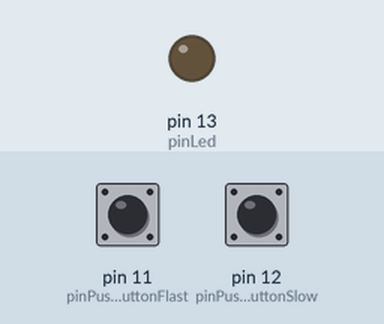
Recording of a sketch running on a simulated Arduino Uno, built with avr-gcc and run on an emulated ATmega328P. On the bench: output pins drawn as LEDs (lit = HIGH). Dashed ring = blinking. Inputs (shaded band) come from the test bench; at power-on: pin 11 (pinPushbuttonFlast) HIGH, pin 12 (pinPushbuttonSlow) HIGH.

Above: at 1.2 s.
1.3 s: pin 11 (pinPushbuttonFlast) pulled LOW for 3.2 s
At 2.2 s:
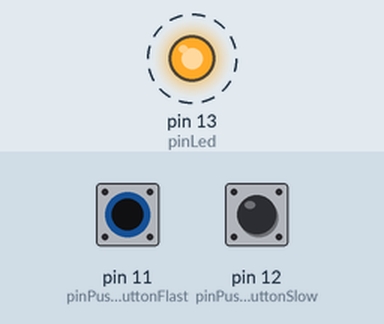
6.8 s: pin 12 (pinPushbuttonSlow) pulled LOW for 3.2 s
At 8.1 s:
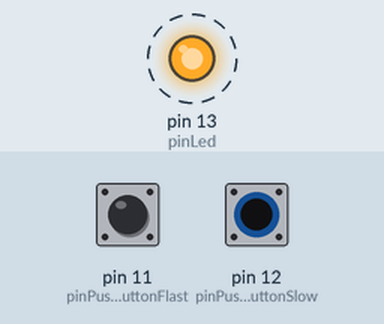
12.3 s: pin 12 (pinPushbuttonSlow) pulled LOW for 0.15 s
At 14.1 s:
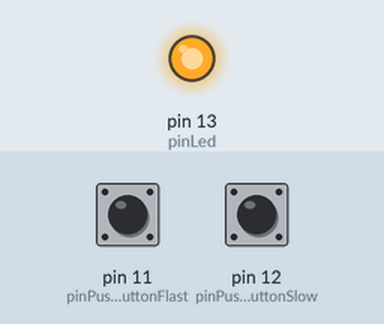
15.4 s: pin 12 (pinPushbuttonSlow) pulled LOW for 1 s
At 17.8 s:
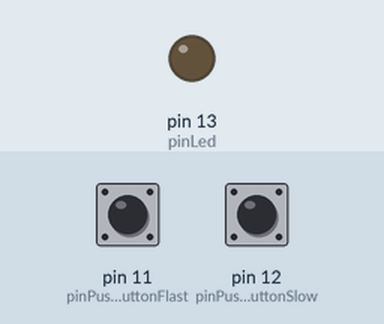
Timing chart, 0 to 19.3 s (numbered marks = the images above; inputs shaded):
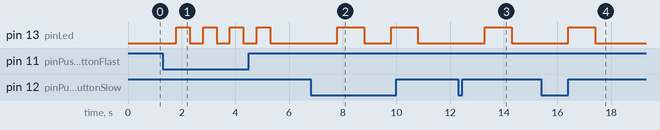

The sketch:

main.ino
```cpp
int pinPushbuttonFlast = 11;
int pinPushbuttonSlow = 12;
int pinLed = 13;

void setup()
{
  pinMode(pinPushbuttonFlast, INPUT_PULLUP);
  pinMode(pinPushbuttonSlow, INPUT_PULLUP);
  pinMode(pinLed, OUTPUT);
}

void loop()
{
  if (! digitalRead(pinPushbuttonFlast)) {
    delay(500);
    digitalWrite(pinLed, HIGH);
    delay(500);
  } else if (! digitalRead(pinPushbuttonSlow)) {
    delay(1000);
    digitalWrite(pinLed, HIGH);
    delay(1000);
  }
  digitalWrite(pinLed, LOW);
}
```

Measured:
- after the input at 1.3 s, pin 13 (pinLed): alternates HIGH for 0.50 s and LOW for 0.50 s, 8 changes in all, then stays LOW, starting after 0.50 s
- after the input at 6.8 s, pin 13 (pinLed): alternates HIGH for 1.0 s and LOW for 1.0 s, starting after 1.0 s
- after the input at 12.3 s, pin 13 (pinLed): LOW → HIGH after 1.0 s, → LOW 1.0 s later
- after the input at 15.4 s, pin 13 (pinLed): LOW → HIGH after 1.0 s, → LOW 1.0 s later
